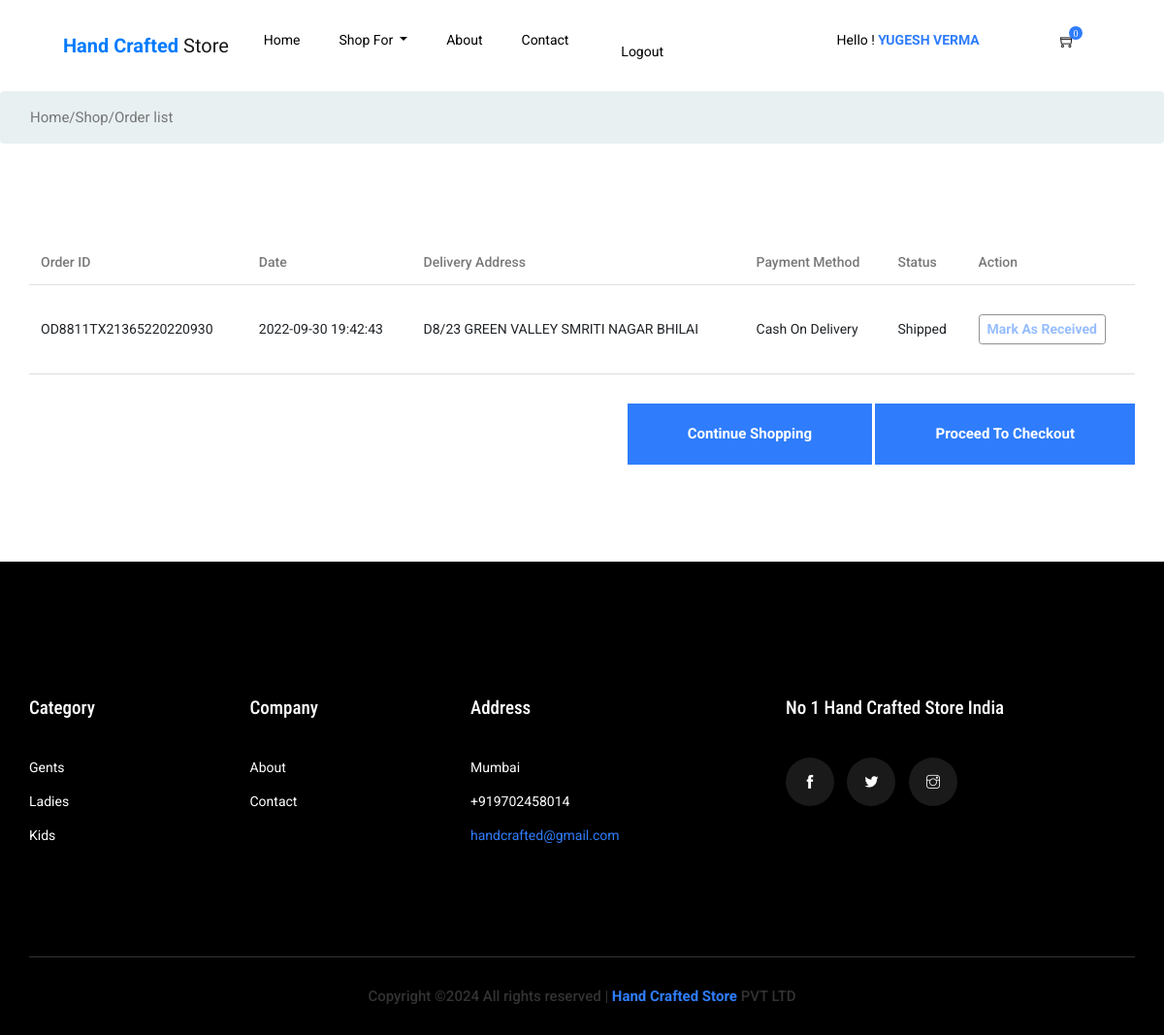
The page /myorders.php (signed in) on the database its author committed.
### tables this page shows
CREATE TABLE `orderdetail` (
  `orderid` varchar(100) NOT NULL,
  `deladdress` varchar(500) NOT NULL,
  `deladdress2` varchar(250) NOT NULL,
  `town` varchar(100) NOT NULL,
  `zip` int(25) NOT NULL,
  `contact` varchar(20) NOT NULL,
  `payment` varchar(20) NOT NULL,
  `cid` int(11) NOT NULL,
  `status` varchar(20) NOT NULL DEFAULT 'In Progress',
  `odate` timestamp NOT NULL DEFAULT CURRENT_TIMESTAMP ON UPDATE CURRENT_TIMESTAMP
);

### myorders.php (the view, shortened to what this page needs)
<?php
include_once 'admin/database.php';
?>
<!doctype html>
<html lang="zxx">
<head>
  <link rel="stylesheet" href="css/bootstrap.min.css">
  <link rel="stylesheet" href="css/animate.css">
  <link rel="stylesheet" href="css/owl.carousel.min.css">
  <link rel="stylesheet" href="css/nice-select.css">
  <link rel="stylesheet" href="css/all.css">
  <link rel="stylesheet" href="css/flaticon.css">
  <link rel="stylesheet" href="css/themify-icons.css">
  <link rel="stylesheet" href="css/magnific-popup.css">
  <link rel="stylesheet" href="css/slick.css">
  <link rel="stylesheet" href="css/price_rangs.css">
  <link rel="stylesheet" href="css/style.css">
</head>
<body class="bg-white">
   <?php include_once 'include/header.php';
     ?>
  <section class="breadcrumb breadcrumb_bg">
      <div class="container">
          <div class="row justify-content-center">
              <div class="col-lg-12">
                  <div class="breadcrumb_iner">
                      <div class="breadcrumb_iner_item">
                          <p>Home/Shop/Order list</p>
                      </div>
                  </div>
              </div>
          </div>
      </div>
  </section>
  <section class="cart_area section_padding">
    <div class="container">
      <div class="cart_inner">
        <div class="table-responsive">
          <table class="table">
           <thead>
                                <tr>
                                    <th>Order ID</th>
                                    <th >Date</th>
                                    <th>Delivery Address</th>
                                    <th>Payment Method</th>
                                    <th>Status</th>
                                    <th> Action</th>
                                </tr>
                            </thead>
                            <tbody>
                               <?php
                               $sql ="SELECT * from orderdetail where cid = '".$_SESSION['uid']."' order by odate desc";
                               $result = $conn->query($sql);
                      if ($result->num_rows > 0) {
                        while($row = $result->fetch_assoc()) {
                        echo '<tr>
                        <td>'.$row['orderid'].'</td>
                        <td>'.$row['odate'].'</td>
                        <td>'.$row['deladdress'].'</td>
                        <td>'.$row['payment'].'</td>
                        <td>'.$row['status'].'</td>
                        <td>';
                        if($row['status']=='Shipped'){
                             echo '   <a href="./myorders.php?complete='. $row["orderid"].'" ><small class="btn btn-regular btn-sm" style="opacity:0.5;border:1px solid;"> <b>Mark As Received</b></small></a> ';
                        }
                        echo '
                        </td>
                        </tr>';
                    }
                      }else{
                        echo "<h6 style='text-align:center;color:orange'>You dont have any orders .. !</h6><br>";
                      }
                               ?>
                            </tbody>
          </table>
          <div class="checkout_btn_inner float-right">
            <a class="btn_1" href="./">Continue Shopping</a>
            <a class="btn_1 checkout_btn_1" href="checkout.php">Proceed to checkout</a>
          </div>
        </div>
      </div>
  </section>
  <?php include_once 'include/footer.php'; ?>
</body>
</html>

### rows shown on the page
orderdetail: orderid "OD8811TX21365220220930", odate "2022-09-30 19:42:43", deladdress "D8/23 GREEN VALLEY SMRITI NAGAR BHILAI", payment "Cash On Delivery", status "Shipped"

### other values the page prints
$_SESSION['user'] "YUGESH VERMA"
